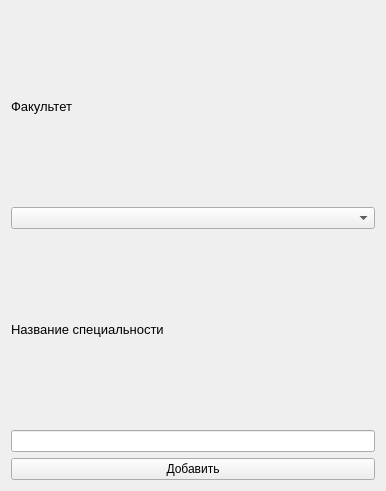
<?xml version="1.0" encoding="UTF-8"?>
<ui version="4.0">
 <class>AddSpecialty</class>
 <widget class="QWidget" name="AddSpecialty">
  <property name="geometry">
   <rect>
    <x>0</x>
    <y>0</y>
    <width>386</width>
    <height>491</height>
   </rect>
  </property>
  <property name="windowTitle">
   <string>Form</string>
  </property>
  <layout class="QGridLayout" name="gridLayout_2">
   <item row="0" column="0">
    <layout class="QVBoxLayout" name="verticalLayout">
     <item>
      <widget class="QLabel" name="label">
       <property name="font">
        <font>
         <pointsize>10</pointsize>
        </font>
       </property>
       <property name="text">
        <string>Факультет</string>
       </property>
      </widget>
     </item>
     <item>
      <widget class="QComboBox" name="comboBox"/>
     </item>
     <item>
      <widget class="QLabel" name="label_2">
       <property name="font">
        <font>
         <pointsize>10</pointsize>
        </font>
       </property>
       <property name="text">
        <string>Название специальности</string>
       </property>
      </widget>
     </item>
     <item>
      <widget class="QLineEdit" name="lineEdit"/>
     </item>
     <item>
      <widget class="QPushButton" name="pushButton">
       <property name="text">
        <string>Добавить</string>
       </property>
      </widget>
     </item>
    </layout>
   </item>
  </layout>
 </widget>
 <resources/>
 <connections/>
</ui>
